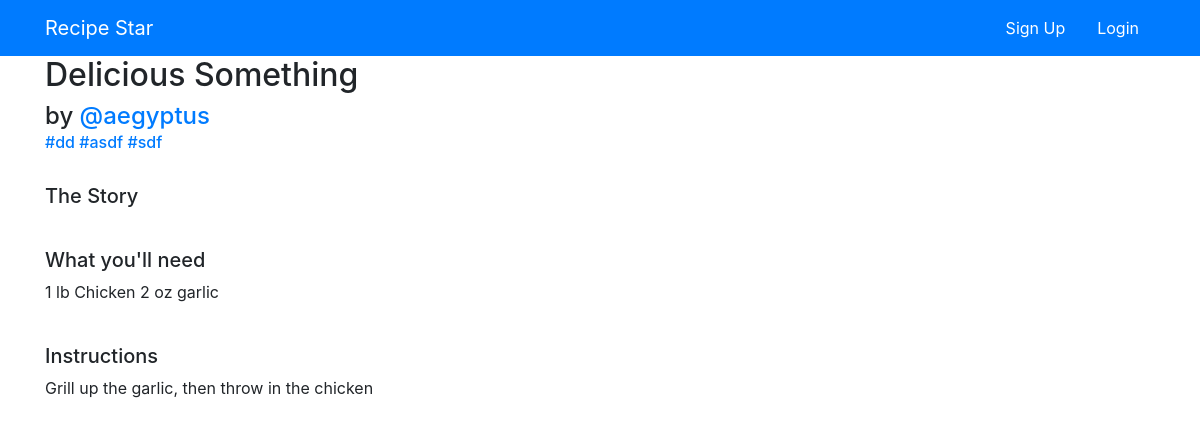
The page /recipies/2/ on the database its author committed.
### recipies/models.py (models this page shows, shortened)
class Recipe(models.Model):
    user = models.ForeignKey(auth.models.User, on_delete=models.CASCADE, related_name='recipes')
    name = models.CharField(max_length=100)
    instructions = models.TextField()
    ingredients = models.TextField()
    created_at = models.DateTimeField(auto_now=True)
    about = models.TextField(blank=True, default='')
    cuisine = TaggableManager()
    pic = models.ImageField(upload_to=UploadToPathAndRename('images'), null=True, blank=True)
    like_id = models.CharField(max_length=20, editable=False)
    save_id = models.CharField(max_length=20, editable=False)
    class Meta:
        ordering = ['-created_at']

### recipies/views.py (the view)
# urls.py: path('<int:pk>/', views.RecipeView.as_view(), name='detailview'),
class RecipeView(generic.DetailView, SelectRelatedMixin):
    model = models.Recipe
    select_related = ('user')
    template_name = 'recipies/single_recipe.html'

### recipies/templatetags/app_filters.py (called while the page is built)
def htfy(value):
    if str(value)[0]=='#':
        return value
    else:
        return '#'+str(value)

### recipies/templates/recipies/single_recipe.html (shortened to what this page needs)
{% extends 'base.html' %}
{% load app_filters %}
{% block content %}
<div class="content">
  <h2>{{ recipe.name }}</h2>
  <h4>by
    <a href="{% url 'accounts:by_recipe' username=recipe.user.username}">
    @{{recipe.user.username}}</a></h4>
    <h6 class='card-subtitle mb-2 text-muted'>
      {% for tags in recipe.cuisine.names %}
      <a href="#">{{tags|htfy}}</a>
    </h6>
  <br>
  <h5>The Story</h5>
  <br>
  <h5>What you'll need</h5>
  <p>{{ recipe.ingredients }}</p>
  <br>
  <h5>Instructions</h5>
  <p>{{ recipe.instructions }}</p>
</div>
{% endblock %}

### rows shown on the page
Recipe: name "Delicious Something", user.username "aegyptus", ingredients "1 lb Chicken 2 oz garlic", instructions "Grill up the garlic, then throw in the chicken"

### other values the page prints
{{ tags|htfy }} "#dd" "#asdf" "#sdf"
